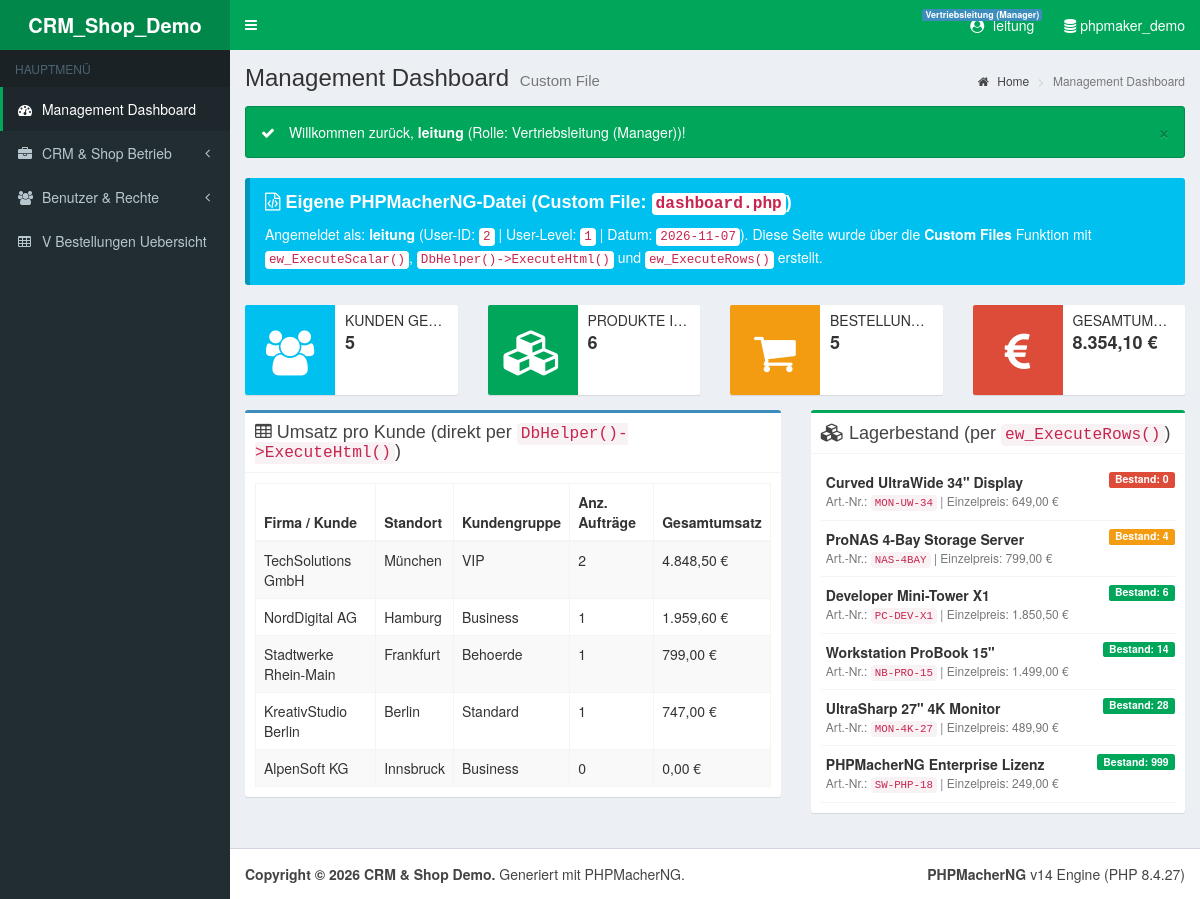
The page /output/crm_shop_demo/dashboard.php (signed in) on the database its author committed.
### tables this page shows
CREATE TABLE `userlevels` (
  `userlevelid` int(11) NOT NULL COMMENT 'Rollen-ID',
  `userlevelname` varchar(80) NOT NULL COMMENT 'Rollen-Bezeichnung',
  PRIMARY KEY (`userlevelid`)
);

CREATE TABLE `userlevelpermissions` (
  `userlevelid` int(11) NOT NULL COMMENT 'Rollen-ID',
  `tablename` varchar(190) NOT NULL COMMENT 'Tabellenname',
  `permission` int(11) NOT NULL DEFAULT '0' COMMENT 'Rechte-Bitmaske (Add=1,Del=2,Edit=4,List=8,Admin=16,View=32,Search=64)',
  PRIMARY KEY (`userlevelid`, `tablename`)
);

CREATE TABLE `produkte` (
  `produkt_id` int(11) NOT NULL AUTO_INCREMENT COMMENT 'Art.-Nr.',
  `kategorie_id` int(11) NOT NULL COMMENT 'Kategorie',
  `artikelnummer` varchar(40) NOT NULL COMMENT 'SKU / Code',
  `produktname` varchar(150) NOT NULL COMMENT 'Produktname',
  `beschreibung` text COMMENT 'Details',
  `preis` decimal(10,2) NOT NULL DEFAULT '0.00' COMMENT 'Einzelpreis',
  `lagerbestand` int(11) NOT NULL DEFAULT '0' COMMENT 'Lagerbestand',
  `lieferbar` tinyint(1) NOT NULL DEFAULT '1' COMMENT 'Sofort lieferbar',
  `erstellt_am` date DEFAULT NULL COMMENT 'Aufgenommen am',
  PRIMARY KEY (`produkt_id`),
  KEY `idx_kategorie` (`kategorie_id`),
  CONSTRAINT `fk_produkte_kategorie` FOREIGN KEY (`kategorie_id`) REFERENCES `kategorien` (`kategorie_id`) ON DELETE CASCADE
);

### output/crm_shop_demo/dashboard.php (the view, shortened to what the rows shown need)
<?php
require_once dirname(__FILE__) . '/phpfn14.php';
$Security = ew_Security();
$PageTitle = 'Management Dashboard';
$PageSubTitle = 'Custom File';
require_once dirname(__FILE__) . '/header.php';
?>
<div class="ewCustomFileContent">
<div class="row">
    <div class="col-md-7">
        <div class="box box-primary">
            <div class="box-body table-responsive">
                <?php
                $sqlUmsatzKunden = "
                    SELECT
                        k.firma AS Firma,
                        k.stadt AS Stadt,
                        k.kundengruppe AS Gruppe,
                        COUNT(b.bestellung_id) AS Bestellungen,
                        CONCAT(FORMAT(COALESCE(SUM(b.gesamtbetrag), 0), 2, 'de_DE'), ' €') AS Umsatz
                    FROM kunden k
                    LEFT JOIN bestellungen b ON b.kunde_id = k.kunde_id
                    GROUP BY k.kunde_id, k.firma, k.stadt, k.kundengruppe
                    ORDER BY COALESCE(SUM(b.gesamtbetrag), 0) DESC
                ";
                echo DbHelper()->ExecuteHtml($sqlUmsatzKunden, array(
                    'fieldcaption' => array(
                        'Firma'        => 'Firma / Kunde',
                        'Stadt'        => 'Standort',
                        'Gruppe'       => 'Kundengruppe',
                        'Bestellungen' => 'Anz. Aufträge',
                        'Umsatz'       => 'Gesamtumsatz'
                    )
                ));
                ?>
            </div>
        </div>
    </div>
    <div class="col-md-5">
        <div class="box box-success">
            <div class="box-body">
                <ul class="products-list product-list-in-box">
                    <?php
                    $produkte = ew_ExecuteRows("SELECT produktname, artikelnummer, preis, lagerbestand FROM produkte ORDER BY lagerbestand ASC");
                    if (is_array($produkte)):
                        foreach ($produkte as $p):
                            $badgeClass = ((int)$p['lagerbestand'] > 5) ? 'label-success' : (((int)$p['lagerbestand'] > 0) ? 'label-warning' : 'label-danger');
                    ?>
                        <li class="item" style="padding:8px 0; border-bottom:1px solid #f4f4f4;">
                            <div class="product-info" style="margin-left:5px;">
                                <strong><?php echo ew_HtmlEncode($p['produktname']); ?></strong>
                                <span class="label <?php echo $badgeClass; ?> pull-right">Bestand: <?php echo (int)$p['lagerbestand']; ?></span>
                                <span class="product-description" style="display:block; color:#777; font-size:12px;">
                                    Art.-Nr.: <code><?php echo ew_HtmlEncode($p['artikelnummer']); ?></code> |
                                    Einzelpreis: <?php echo number_format((float)$p['preis'], 2, ',', '.'); ?> &euro;
                                </span>
                            </div>
                        </li>
                    <?php
                        endforeach;
                    endif;
                    ?>
                </ul>
            </div>
        </div>
    </div>
</div>
</div>
<?php require_once dirname(__FILE__) . '/footer.php'; ?>

### output/crm_shop_demo/header.php (shortened to what the rows shown need)
<?php
require_once dirname(__FILE__) . '/phpfn14.php';
$Security = ew_Security();
$currentScript = basename($_SERVER['PHP_SELF']);
if (!function_exists('ew_CanViewMenuItem')) {
    function ew_CanViewMenuItem($item, $Security)
    {
        if (!empty($item['table'])) {
            return $Security->CanList($item['table']);
        }
        return $Security->IsLoggedIn();
    }
    function ew_BuildMenuTree($items)
    {
        $byId = array();
        foreach ($items as $it) {
            $it['children'] = array();
            $byId[$it['id']] = $it;
        }
        $tree = array();
        foreach ($byId as $id => &$node) {
            $pid = $node['parent_id'];
            if ($pid !== '' && isset($byId[$pid]) && $pid !== $id) {
                $byId[$pid]['children'][] = &$node;
            } else {
                $tree[] = &$node;
            }
        }
        return $tree;
    }
    function ew_FilterAndMarkMenuTree($nodes, $Security, $currentScript, &$hasActiveOut)
    {
        $visible = array();
        foreach ($nodes as $node) {
            $childActive = false;
            $children = !empty($node['children'])
                ? ew_FilterAndMarkMenuTree($node['children'], $Security, $currentScript, $childActive)
                : array();
            $node['children'] = $children;
            $selfActive = false;
            if (!empty($node['slug'])) {
                if ($node['source_type'] === 'table') {
                    $selfActive = (strpos($currentScript, $node['slug']) === 0);
                } else {
                    $selfActive = ($currentScript === $node['slug']);
                }
            }
            $hasOwnLink = ($node['url'] !== '' && $node['url'] !== '#');
            if (!empty($children)) {
                $node['is_active'] = ($selfActive || $childActive);
                $visible[] = $node;
            } elseif ($hasOwnLink && ew_CanViewMenuItem($node, $Security)) {
                $node['is_active'] = $selfActive;
                $visible[] = $node;
            }
        }
        return $visible;
    }
    function ew_RenderSidebarMenuNodes($nodes, $level = 0)
    {
        $html = '';
        foreach ($nodes as $node) {
            $hasChildren = !empty($node['children']);
            $classes = array();
            if ($hasChildren) {
                $classes[] = 'treeview';
            }
            if (!empty($node['is_active'])) {
                $classes[] = 'active';
            }
            $classAttr = !empty($classes) ? ' class="' . implode(' ', $classes) . '"' : '';
            $href = $hasChildren && ($node['url'] === '' || $node['url'] === '#') ? '#' : $node['url'];
            $targetAttr = (!empty($node['target']) && $node['target'] !== '_self' && !$hasChildren)
                ? ' target="' . ew_HtmlEncode($node['target']) . '" rel="noopener"'
                : '';
            $icon = !empty($node['icon']) ? $node['icon'] : ($level > 0 ? 'fa-circle-o' : 'fa-table');
            $html .= '<li' . $classAttr . '>';
            $html .= '<a href="' . ew_HtmlEncode($href) . '"' . $targetAttr . '>';
            $html .= '<i class="fa ' . ew_HtmlEncode($icon) . '"></i> ';
            if ($level === 0) {
                $html .= '<span>' . ew_HtmlEncode($node['caption']) . '</span>';
            } else {
                $html .= ew_HtmlEncode($node['caption']);
            }
            if ($hasChildren) {
                $html .= '<span class="pull-right-container"><i class="fa fa-angle-left pull-right"></i></span>';
            }
            $html .= '</a>';
            if ($hasChildren) {
                $html .= "\n" . '<ul class="treeview-menu">' . "\n";
                $html .= ew_RenderSidebarMenuNodes($node['children'], $level + 1);
                $html .= '</ul>' . "\n";
            }
            $html .= '</li>' . "\n";
        }
        return $html;
    }
}
$ewMenuDummyActive = false;
$ewMenuTree = ew_FilterAndMarkMenuTree(ew_BuildMenuTree($ewMenuItems), $Security, $currentScript, $ewMenuDummyActive);
$ewUiTemplate = defined('EW_UI_TEMPLATE') ? EW_UI_TEMPLATE : 'adminlte2';
$ewIsTopNav = ($ewUiTemplate === 'topnav');
$ewBodyClasses = 'hold-transition ' . EW_THEME_SKIN . ' ' . ($ewIsTopNav ? 'layout-top-nav' : EW_LAYOUT_STYLE) . ' ew-tpl-' . $ewUiTemplate;
?>
<!DOCTYPE html>
<html lang="de">
<head>
    <link rel="stylesheet" href="assets/vendor/bootstrap3/css/bootstrap.min.css">
    <link rel="stylesheet" href="assets/vendor/font-awesome/css/font-awesome.min.css">
    <link rel="stylesheet" href="assets/vendor/adminlte/css/AdminLTE.min.css">
    <link rel="stylesheet" href="assets/vendor/adminlte/css/skins/_all-skins.min.css">
    <script src="assets/vendor/jquery/jquery.min.js"></script></head>
<body class="<?php echo ew_HtmlEncode($ewBodyClasses); ?>">
<div class="wrapper">
    <header class="main-header">
        <?php if ($ewIsTopNav): ?>
        <nav class="navbar navbar-static-top" role="navigation">
            <div class="container-fluid">
                <div class="navbar-header">
                    <a href="index.php" class="navbar-brand"><b><?php echo ew_HtmlEncode(EW_PROJECT_NAME); ?></b></a>
                    <button type="button" class="navbar-toggle collapsed" data-toggle="collapse" data-target="#ew-navbar-collapse">
                        <i class="fa fa-bars"></i>
                    </button>
                </div>
                <div class="collapse navbar-collapse pull-left" id="ew-navbar-collapse">
                    <ul class="nav navbar-nav">
                        <?php echo ew_RenderTopNavbarMenuNodes($ewMenuTree, 0); ?>
                        <?php if ($Security->IsEnabled() && $Security->IsSysAdmin() && is_file(dirname(__FILE__) . '/userpriv.php')): ?>
                        <li class="<?php echo ($currentScript === 'userpriv.php') ? 'active' : ''; ?>">
                            <a href="userpriv.php"><i class="fa fa-shield text-yellow"></i> <span>Rollen-Berechtigungen</span></a>
                        </li>
                        <?php endif; ?>
                    </ul>
                </div>
                <div class="navbar-custom-menu">
                    <ul class="nav navbar-nav">
                        <?php if ($Security->IsEnabled()): ?>
                            <?php if ($Security->IsLoggedIn()): ?>
                                <li class="dropdown user user-menu">
                                    <a href="#" class="dropdown-toggle" data-toggle="dropdown">
                                        <i class="fa fa-user-circle"></i>
                                        <span><?php echo ew_HtmlEncode($Security->CurrentUserName); ?></span>
                                        <span class="label label-primary" style="margin-left:4px;"><?php echo ew_HtmlEncode($Security->CurrentUserLevelName); ?></span>
                                    </a>
                                    <ul class="dropdown-menu">
                                        <li class="user-header" style="height:auto; padding:15px;">
                                            <p style="margin:0;">
                                                <strong><?php echo ew_HtmlEncode($Security->CurrentUserName); ?></strong><br>
                                                <small>Rolle: <?php echo ew_HtmlEncode($Security->CurrentUserLevelName); ?> (Level <?php echo (int)$Security->CurrentUserLevelID; ?>)</small>
                                                <?php if ($Security->CurrentUserID !== ''): ?>
                                                    <br><small>User-ID: <?php echo ew_HtmlEncode($Security->CurrentUserID); ?></small>
                                                <?php endif; ?>
                                            </p>
                                        </li>
                                        <li class="user-footer">
                                            <?php if ($Security->IsSysAdmin() && is_file(dirname(__FILE__) . '/userpriv.php')): ?>
                                            <div class="pull-left">
                                                <a href="userpriv.php" class="btn btn-default btn-flat"><i class="fa fa-shield"></i> Rollen-Rechte</a>
                                            </div>
                                            <?php endif; ?>
                                            <div class="pull-right">
                                                <a href="logout.php" class="btn btn-default btn-flat"><i class="fa fa-sign-out"></i> Abmelden</a>
                                            </div>
                                        </li>
                                    </ul>
                                </li>
                            <?php else: ?>
                                <li><a href="login.php"><i class="fa fa-sign-in"></i> <span>Anmelden</span></a></li>
                            <?php endif; ?>
                        <?php endif; ?>
                        <li>
                            <a href="#" title="Datenbank: <?php echo ew_HtmlEncode(EW_CONN_DB); ?>">
                                <i class="fa fa-database"></i> <span class="hidden-xs"><?php echo ew_HtmlEncode(EW_CONN_DB); ?></span>
                            </a>
                        </li>
                    </ul>
                </div>
            </div>
        </nav>
        <?php else: ?>
        <nav class="navbar navbar-static-top" role="navigation">
            <div class="navbar-custom-menu">
                <ul class="nav navbar-nav">
                    <?php if ($Security->IsEnabled()): ?>
                        <?php if ($Security->IsLoggedIn()): ?>
                            <li class="dropdown user user-menu">
                                <a href="#" class="dropdown-toggle" data-toggle="dropdown">
                                    <i class="fa fa-user-circle"></i>
                                    <span><?php echo ew_HtmlEncode($Security->CurrentUserName); ?></span>
                                    <span class="label label-primary" style="margin-left:4px;"><?php echo ew_HtmlEncode($Security->CurrentUserLevelName); ?></span>
                                </a>
                            </li>
                        <?php else: ?>
                            <li>
                                <a href="login.php"><i class="fa fa-sign-in"></i> <span>Anmelden</span></a>
                            </li>
                        <?php endif; ?>
                    <?php endif; ?>
                </ul>
            </div>
        </nav>
        <?php endif; ?>
    </header>
    <?php if (!$ewIsTopNav): ?>
    <aside class="main-sidebar">
        <section class="sidebar">
            <ul class="sidebar-menu" data-widget="tree">
                <?php echo ew_RenderSidebarMenuNodes($ewMenuTree, 0); ?>
            </ul>
        </section>
    </aside>
    <?php endif; ?>
    <div class="content-wrapper">
        <section class="content-header">
            <h1>
                <?php echo isset($PageTitle) ? ew_HtmlEncode($PageTitle) : ew_HtmlEncode(EW_PROJECT_TITLE); ?>
                <?php if (!empty($PageSubTitle)): ?>
                    <small><?php echo ew_HtmlEncode($PageSubTitle); ?></small>
                <?php endif; ?>
            </h1>
        </section>
        <section class="content">

### rows shown on the page
userlevels: userlevelname "Vertriebsleitung (Manager)"
userlevelpermissions: caption "V Bestellungen Uebersicht"
produkte: produktname "Curved UltraWide 34\" Display", lagerbestand "0", artikelnummer "MON-UW-34", preis "649,00"
produkte: produktname "ProNAS 4-Bay Storage Server", lagerbestand "4", artikelnummer "NAS-4BAY", preis "799,00"
produkte: produktname "Developer Mini-Tower X1", lagerbestand "6", artikelnummer "PC-DEV-X1", preis "1.850,50"
produkte: produktname "Workstation ProBook 15\"", lagerbestand "14", artikelnummer "NB-PRO-15", preis "1.499,00"
produkte: produktname "UltraSharp 27\" 4K Monitor", lagerbestand "28", artikelnummer "MON-4K-27", preis "489,90"
produkte: produktname "PHPMacherNG Enterprise Lizenz", lagerbestand "999", artikelnummer "SW-PHP-18", preis "249,00"

### other values the page prints
ew_HtmlEncode(EW_PROJECT_NAME) "CRM_Shop_Demo"
ew_HtmlEncode($Security->CurrentUserName) "leitung"
ew_HtmlEncode(EW_CONN_DB) "phpmaker_demo"
ew_HtmlEncode($node['caption']) "Management Dashboard"
ew_HtmlEncode($node['caption']) "CRM & Shop Betrieb"
ew_HtmlEncode($node['caption']) "Benutzer & Rechte"
ew_HtmlEncode($PageTitle) "Management Dashboard"
ew_HtmlEncode($PageSubTitle) "Custom File"
$m "Willkommen zurück, leitung (Rolle: Vertriebsleitung (Manager))!"
ew_HtmlEncode(CurrentUserName() ? CurrentUserName() : 'Gast') "leitung"
ew_HtmlEncode(CurrentUserID()) "2"
CurrentUserLevel() "1"
CurrentDate() "2026-11-07"
$anzahlKunden "5"
$anzahlProdukte "6"
